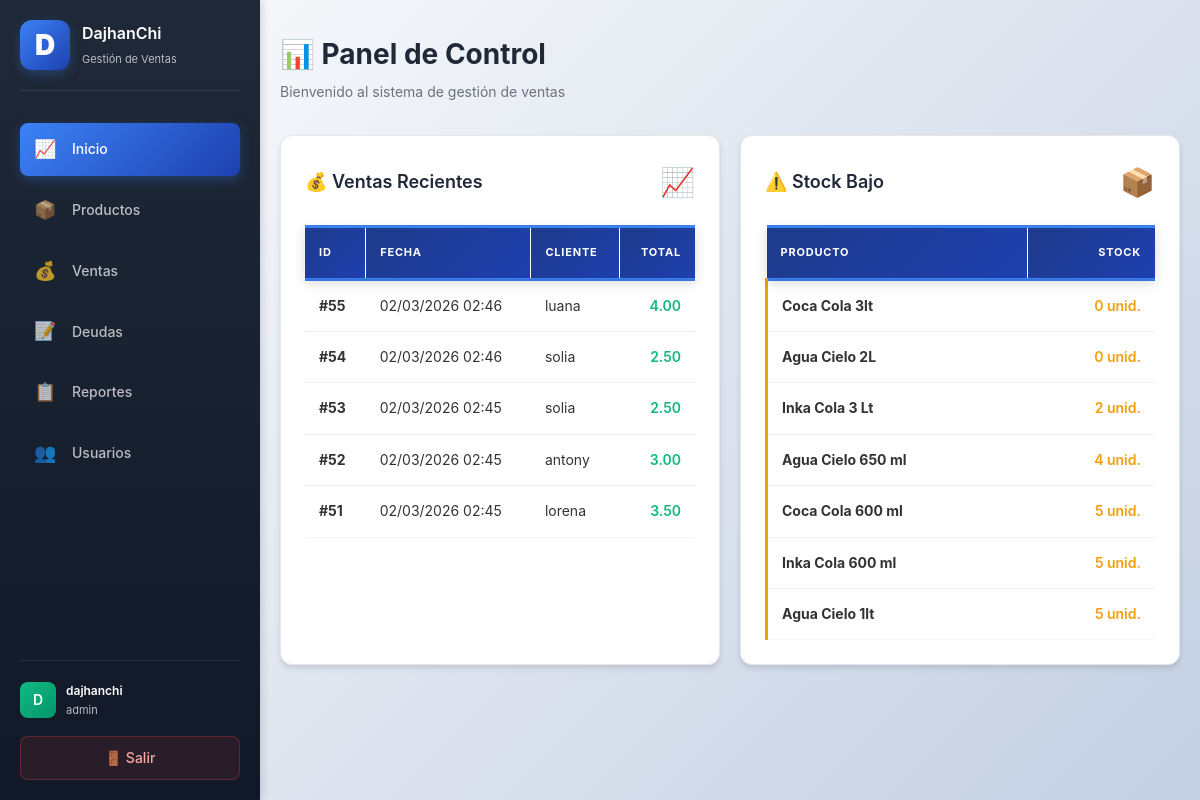
Page / (signed in) on the earlier database version.
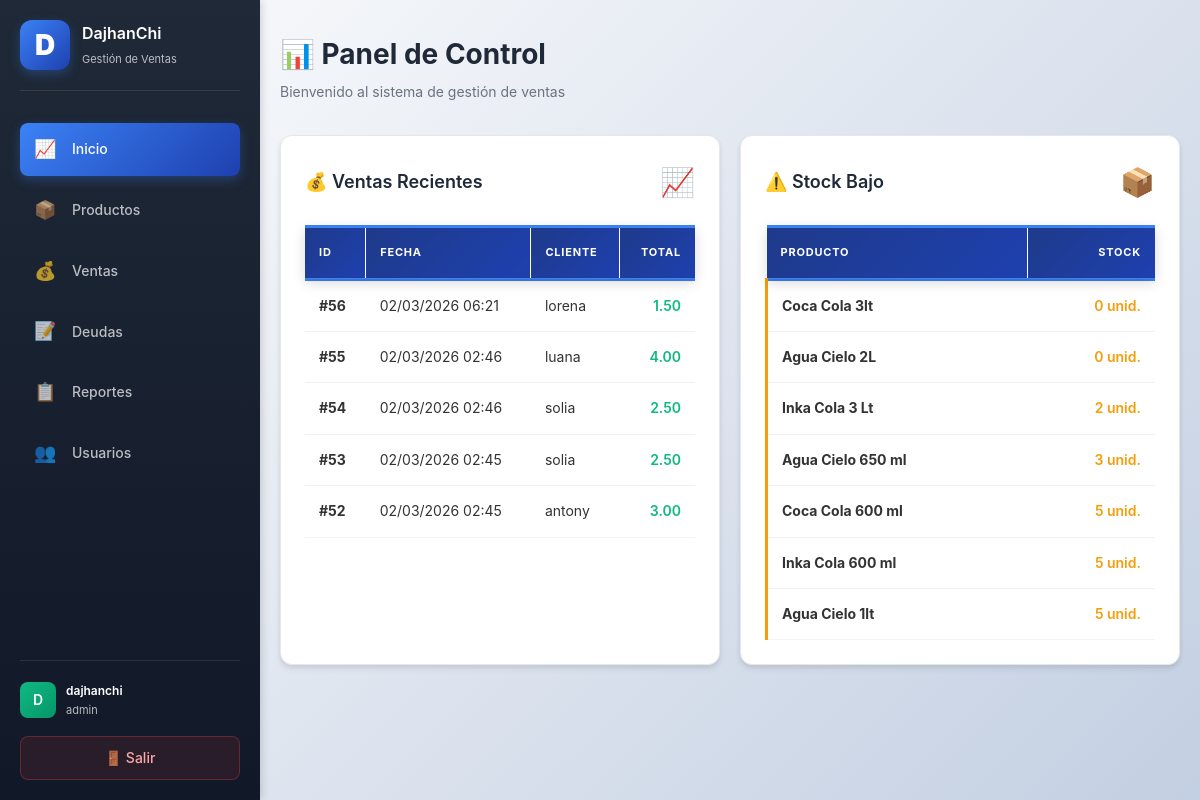
Same page on the later database version.
### app.py (models this page shows, shortened)
class Sale(db.Model):
    id = db.Column(db.Integer, primary_key=True)
    user_id = db.Column(db.Integer, db.ForeignKey("user.id"), nullable=False, index=True)
    created_at = db.Column(db.DateTime, nullable=False, default=datetime.utcnow, index=True)
    customer_name = db.Column(db.String(160))
    payment_method = db.Column(db.String(20), nullable=False, default="efectivo")  # efectivo, yape, fiado
    total_cents = db.Column(db.Integer, nullable=False, default=0)
    paid_cents = db.Column(db.Integer, nullable=False, default=0)
    payment_status = db.Column(db.String(20), nullable=False, default="pagado")  # pagado, pendiente, parcial
    user = db.relationship("User", backref=db.backref("sales", lazy=True))

class Product(db.Model):
    id = db.Column(db.Integer, primary_key=True)
    user_id = db.Column(db.Integer, db.ForeignKey("user.id"), nullable=False, index=True)
    name = db.Column(db.String(160), nullable=False, index=True)
    sku = db.Column(db.String(64), nullable=True, index=True)
    package_cost_cents = db.Column(db.Integer, nullable=False, default=0)
    package_quantity = db.Column(db.Integer, nullable=False, default=1)
    cost_cents = db.Column(db.Integer, nullable=False, default=0)
    price_cents = db.Column(db.Integer, nullable=False, default=0)
    stock = db.Column(db.Integer, nullable=False, default=0, index=True)
    user = db.relationship("User", backref=db.backref("products", lazy=True))

### app.py (the view)
@app.route("/")
@login_required
def dashboard():
    user_id = session.get("user_id")
    recent_sales = Sale.query.filter_by(user_id=user_id).options(db.joinedload(Sale.items)).order_by(Sale.created_at.desc()).limit(5).all()
    low_stock = Product.query.filter(Product.user_id == user_id, Product.stock <= 5).order_by(Product.stock.asc()).limit(10).all()
    return render_template("dashboard.html", recent_sales=recent_sales, low_stock=low_stock)

### app.py (called while the page is built, shortened)
@app.before_request
def init_db_once():
    global _db_initialized
    if _db_initialized:
        return

@app.template_filter("money")
def format_money(cents):
    if cents is None:
        return "0.00"
    return f"{cents / 100:.2f}"

def login_required(view):
    @wraps(view)
    def wrapped(*args, **kwargs):
        if not session.get("user_id"):
            return redirect(url_for("login"))
        return view(*args, **kwargs)
    return wrapped

### templates/dashboard.html
{% extends "base.html" %}
{% block content %}
<div class="page-head">
    <div>
        <h1>📊 Panel de Control</h1>
        <p style="color: #6b7280; margin: 4px 0 0 0;">Bienvenido al sistema de gestión de ventas</p>
    </div>
</div>
<div class="grid">
    <div class="card">
        <div style="display: flex; align-items: center; justify-content: space-between; margin-bottom: 20px;">
            <h2 style="margin: 0;">💰 Ventas Recientes</h2>
            <span style="font-size: 28px;">📈</span>
        </div>
        {% if recent_sales %}
        <table>
            <thead>
                <tr>
                    <th>ID</th>
                    <th>Fecha</th>
                    <th>Cliente</th>
                    <th style="text-align: right;">Total</th>
                </tr>
            </thead>
            <tbody>
            {% for sale in recent_sales %}
                <tr>
                    <td><strong>#{{ sale.id }}</strong></td>
                    <td>{{ sale.created_at.strftime("%d/%m/%Y %H:%M") }}</td>
                    <td>{{ sale.customer_name or "Cliente genérico" }}</td>
                    <td style="text-align: right; color: #10b981; font-weight: 600;">{{ sale.total_cents | money }}</td>
                </tr>
            {% endfor %}
            </tbody>
        </table>
        {% else %}
        <div style="text-align: center; padding: 32px 0; color: #9ca3af;">
            <p style="font-size: 32px; margin: 0;">📭</p>
            <p style="margin: 12px 0 0 0;">No hay ventas registradas aún</p>
        </div>
        {% endif %}
    </div>
    <div class="card">
        <div style="display: flex; align-items: center; justify-content: space-between; margin-bottom: 20px;">
            <h2 style="margin: 0;">⚠️ Stock Bajo</h2>
            <span style="font-size: 28px;">📦</span>
        </div>
        {% if low_stock %}
        <table>
            <thead>
                <tr>
                    <th>Producto</th>
                    <th style="text-align: right;">Stock</th>
                </tr>
            </thead>
            <tbody>
            {% for product in low_stock %}
                <tr style="border-left: 3px solid #f59e0b;">
                    <td><strong>{{ product.name }}</strong></td>
                    <td style="text-align: right; color: #f59e0b; font-weight: 600;">{{ product.stock }} unid.</td>
                </tr>
            {% endfor %}
            </tbody>
        </table>
        {% else %}
        <div style="text-align: center; padding: 32px 0; color: #9ca3af;">
            <p style="font-size: 32px; margin: 0;">✓</p>
            <p style="margin: 12px 0 0 0; color: #10b981;">Todos los productos tienen stock suficiente</p>
        </div>
        {% endif %}
    </div>
</div>
{% endblock %}

### templates/base.html (shortened to what this page needs)
<!doctype html>
<html lang="es">
<head>
    <link rel="stylesheet" href="{{ url_for('static', filename='style.css') }}">
</head>
<body>
{% if session.get('user_id') %}
<div class="app-layout">
    <aside class="sidebar">
        <div class="sidebar-header">
            <div style="width: 50px; height: 50px; background: linear-gradient(135deg, #3b82f6 0%, #1e40af 100%); border-radius: 12px; display: flex; align-items: center; justify-content: center; font-weight: 900; font-size: 28px; color: white; box-shadow: 0 4px 12px rgba(59, 130, 246, 0.3);">D</div>
            <div style="flex: 1;">
                <h2 style="margin: 0; font-size: 16px; color: white;">DajhanChi</h2>
                <p style="margin: 4px 0 0 0; font-size: 11px; color: rgba(255,255,255,0.7);">Gestión de Ventas</p>
            </div>
        </div>
        <nav class="sidebar-nav">
            <a href="{{ url_for('dashboard') }}" class="nav-item" {% if request.endpoint == 'dashboard' %}data-active="true"{% endif %}>
                <span>📈</span>
                <span>Inicio</span>
            </a>
            <a href="{{ url_for('products') }}" class="nav-item" {% if request.endpoint == 'products' %}data-active="true"{% endif %}>
                <span>📦</span>
                <span>Productos</span>
            </a>
            <a href="{{ url_for('sales') }}" class="nav-item" {% if request.endpoint == 'sales' %}data-active="true"{% endif %}>
                <span>💰</span>
                <span>Ventas</span>
            </a>
            <a href="{{ url_for('debts') }}" class="nav-item" {% if request.endpoint in ['debts', 'payment_register', 'customer_payment_register', 'debt_customer_receipt'] %}data-active="true"{% endif %}>
                <span>📝</span>
                <span>Deudas</span>
            </a>
            <a href="{{ url_for('reports') }}" class="nav-item" {% if request.endpoint == 'reports' %}data-active="true"{% endif %}>
                <span>📋</span>
                <span>Reportes</span>
            </a>
            <a href="{{ url_for('users') }}" class="nav-item" {% if request.endpoint == 'users' %}data-active="true"{% endif %}>
                <span>👥</span>
                <span>Usuarios</span>
            </a>
        </nav>
        <div class="sidebar-footer">
            <div class="user-info">
                <div style="width: 36px; height: 36px; background: linear-gradient(135deg, #10b981 0%, #059669 100%); border-radius: 8px; display: flex; align-items: center; justify-content: center; color: white; font-weight: 600;">{{ session.get('username', 'U')[0].upper() }}</div>
                <div>
                    <p style="margin: 0; font-size: 12px; color: white; font-weight: 600;">{{ session.get('username', 'Usuario') }}</p>
                    <p style="margin: 2px 0 0 0; font-size: 11px; color: rgba(255,255,255,0.7);">{{ session.get('role', 'user') }}</p>
                </div>
            </div>
            <a href="{{ url_for('logout') }}" class="logout-btn">🚪 Salir</a>
        </div>
    </aside>
    <div class="main-content">
        <div class="container">
            {% block content %}{% endblock %}
        </div>
    </div>
</div>
{% endif %}
</body>
</html>

### static/style.css (style rules this page uses)
:root { --primary: #3b82f6; --primary-dark: #1e40af; --primary-light: #dbeafe; --secondary: #6366f1; --success: #10b981; --danger: #ef4444; --warning: #f59e0b; --dark: #1f2937; --gray: #6b7280; --light: #f3f4f6; --border: #e5e7eb; --shadow: 0 4px 6px rgba(0, 0, 0, 0.07), 0 2px 4px rgba(0, 0, 0, 0.05); --shadow-lg: 0 10px 15px rgba(0, 0, 0, 0.1), 0 4px 6px rgba(0, 0, 0, 0.05); --transition: all 0.15s ease; }
* { box-sizing: border-box; }
html { scroll-behavior: auto; }
body { font-family: -apple-system, BlinkMacSystemFont, "Segoe UI", "Roboto", "Oxygen", "Ubuntu", "Cantarell", sans-serif; margin: 0; background: linear-gradient(135deg, #f5f7fa 0%, #c3cfe2 100%); color: var(--dark); min-height: 100vh; line-height: 1.6; font-size: 14px; will-change: auto; }
.app-layout { display: flex; height: 100vh; }
.sidebar { width: 260px; background: linear-gradient(180deg, #1f2937 0%, #111827 100%); color: white; padding: 20px; display: flex; flex-direction: column; box-shadow: 2px 0 8px rgba(0, 0, 0, 0.15); position: fixed; height: 100vh; left: 0; top: 0; z-index: 200; overflow-y: auto; }
.sidebar-header { display: flex; align-items: center; gap: 12px; margin-bottom: 32px; padding-bottom: 20px; border-bottom: 1px solid rgba(255, 255, 255, 0.1); }
.sidebar-nav { flex: 1; display: flex; flex-direction: column; gap: 8px; }
.nav-item { display: flex; align-items: center; gap: 14px; padding: 12px 14px; color: rgba(255, 255, 255, 0.7); text-decoration: none; border-radius: 8px; transition: var(--transition); font-weight: 500; font-size: 14px; }
.nav-item[data-active="true"] { background: linear-gradient(135deg, #3b82f6 0%, #1e40af 100%); color: white; box-shadow: 0 4px 12px rgba(59, 130, 246, 0.3); }
.nav-item span:first-child { font-size: 18px; min-width: 24px; }
.sidebar-footer { padding-top: 20px; border-top: 1px solid rgba(255, 255, 255, 0.1); }
.user-info { display: flex; align-items: center; gap: 10px; margin-bottom: 16px; }
.logout-btn { display: block; width: 100%; padding: 10px 12px; background: rgba(239, 68, 68, 0.1); color: #fca5a5; text-decoration: none; border-radius: 8px; text-align: center; font-weight: 500; transition: var(--transition); border: 1px solid rgba(239, 68, 68, 0.3); }
.main-content { margin-left: 260px; flex: 1; overflow-y: auto; background: linear-gradient(135deg, #f5f7fa 0%, #c3cfe2 100%); }
.container { max-width: 1200px; margin: 32px auto; padding: 0 20px; width: 100%; }
.page-head { display: flex; justify-content: space-between; align-items: center; margin-bottom: 32px; gap: 24px; flex-wrap: wrap; }
.page-head h1 { font-size: 28px; margin: 0; color: var(--dark); font-weight: 700; }
.card { background: #fff; border-radius: 12px; padding: 24px; box-shadow: var(--shadow); margin-bottom: 20px; border: 1px solid var(--border); transition: var(--transition); }
.card h2 { margin-top: 0; margin-bottom: 20px; color: var(--dark); font-size: 18px; font-weight: 600; }
.grid { display: grid; gap: 20px; grid-template-columns: repeat(auto-fit, minmax(300px, 1fr)); }
table { width: 100%; border-collapse: collapse; font-size: 14px; table-layout: auto; position: relative; }
thead { background: linear-gradient(135deg, #1e3a8a 0%, #1e40af 100%); border-top: 3px solid #3b82f6; border-bottom: 3px solid #3b82f6; position: sticky; top: 0; z-index: 100; box-shadow: 0 4px 12px rgba(0, 0, 0, 0.15); }
th { text-align: left; padding: 16px 14px; font-weight: 700; color: #ffffff; text-transform: uppercase; letter-spacing: 0.8px; font-size: 11px; background: linear-gradient(135deg, #1e3a8a 0%, #1e40af 100%); border-right: 1px solid rgba(255, 255, 255, 0.1); }
th:last-child { border-right: none; }
td { text-align: left; padding: 14px; border-bottom: 1px solid #f0f0f0; color: #333; vertical-align: middle; }
tbody tr { transition: all 0.2s ease; background: #ffffff; border-bottom: 1px solid #f3f4f6; }
tbody tr:last-child td { border-bottom: none; }
h1 { color: var(--dark); font-size: 28px; font-weight: 700; }
h2 { color: var(--dark); font-size: 20px; font-weight: 600; }
a { color: var(--primary); text-decoration: none; transition: color 0.1s ease; }

Differences in the rows shown:
no longer on this page (row edited): Sale: id "51", created_at "02/03/2026 02:45", customer_name "lorena", total_cents "3.50"
added Sale: id "56", created_at "02/03/2026 06:21", customer_name "lorena", total_cents "1.50"
changed Product "Agua Cielo 650 ml": stock "4" → "3"
